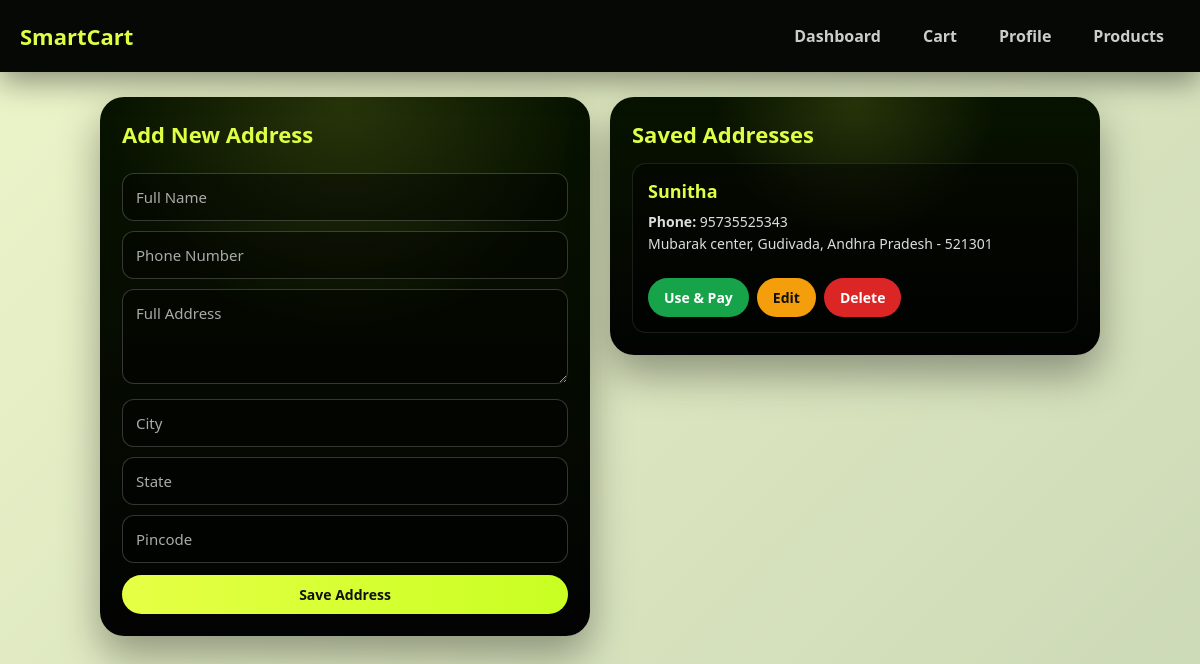
/add-address (signed in), run on an earlier commit of the app's database.
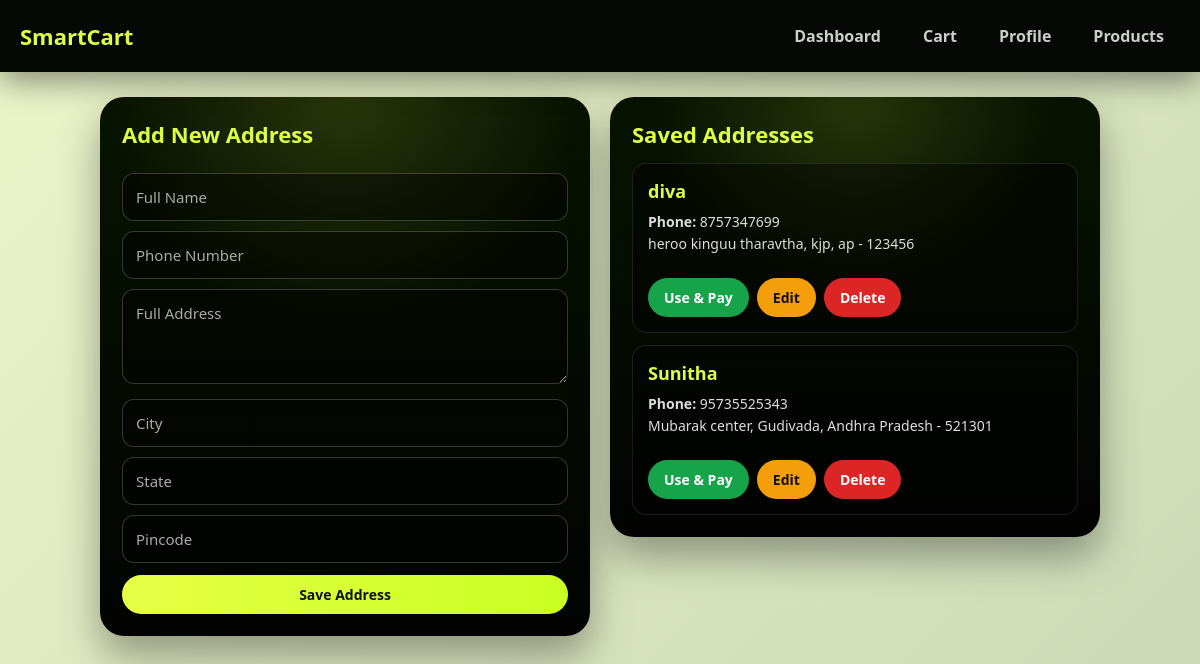
And on a later commit of the database.
### tables this page shows
CREATE TABLE addresses (
    id INTEGER PRIMARY KEY AUTOINCREMENT,
    user_id INTEGER,
    full_name TEXT,
    phone TEXT,
    address TEXT,
    city TEXT,
    state TEXT,
    pincode TEXT
);

### app.py (the view, shortened to what this page needs)
@app.route('/add-address', methods=['GET', 'POST'])
def add_address():
    if 'user_id' not in session:
        flash("Please login first!", "danger")
        return redirect('/user-login')
    conn = get_db_connection()
    cursor = conn.cursor()
    cursor.execute(
        "SELECT * FROM addresses WHERE user_id=? ORDER BY id DESC",
        (session['user_id'],)
    )
    addresses = cursor.fetchall()
    cursor.close()
    conn.close()
    return render_template('user/add_address.html', addresses=addresses)

### app.py (called while the page is built)
def get_db_connection():
    import sqlite3
    conn = sqlite3.connect(config.DB_NAME)
    conn.row_factory = sqlite3.Row
    return conn

### templates/user/add_address.html (shortened to what this page needs)
<!DOCTYPE html>
<html lang="en">
<head>
</head>
<body>
<div class="navbar">
    <div class="logo">SmartCart</div>
    <div class="nav-links" id="navLinks">
        <a href="/user-dashboard">Dashboard</a>
        <a href="/user/cart">Cart</a>
        <a href="/user/profile">Profile</a>
        <a href="/user/products">Products</a>
    </div>
</div>
<div class="wrapper">
<div class="container">
<div class="grid">
<div class="card">
    <h3>Add New Address</h3>
    <form method="POST" action="/add-address">
        <input type="text" name="full_name" placeholder="Full Name" required>
        <input type="text" name="phone" placeholder="Phone Number" required>
        <textarea name="address" placeholder="Full Address" required></textarea>
        <input type="text" name="city" placeholder="City" required>
        <input type="text" name="state" placeholder="State" required>
        <input type="text" name="pincode" placeholder="Pincode" required>
        <button type="submit" class="btn primary">
            Save Address
        </button>
    </form>
</div>
<div class="card">
    <h3>Saved Addresses</h3>
    {% if addresses %}
        {% for addr in addresses %}
        <div class="address-box">
            <h4>{{ addr.full_name }}</h4>
            <p><b>Phone:</b> {{ addr.phone }}</p>
            <p>
                {{ addr.address }},
                {{ addr.city }},
                {{ addr.state }} -
                {{ addr.pincode }}
            </p>
            <div class="actions">
                <a href="/continue-payment/{{ addr.id }}"
                   class="btn success">
                   Use & Pay
                </a>
                <a href="/edit-address/{{ addr.id }}"
                   class="btn warning">
                   Edit
                </a>
                <a href="/delete-address/{{ addr.id }}"
                   class="btn danger">
                   Delete
                </a>
            </div>
        </div>
        {% endfor %}
    {% else %}
        <p>No address added yet</p>
    {% endif %}
</div>
</div>
</div>
</div>
</body>
</html>

What changed in the data, as far as the page shows it:
added addresses: full_name "diva", phone "8757347699", address "heroo kinguu tharavtha", city "kjp", state "ap", pincode "123456"
